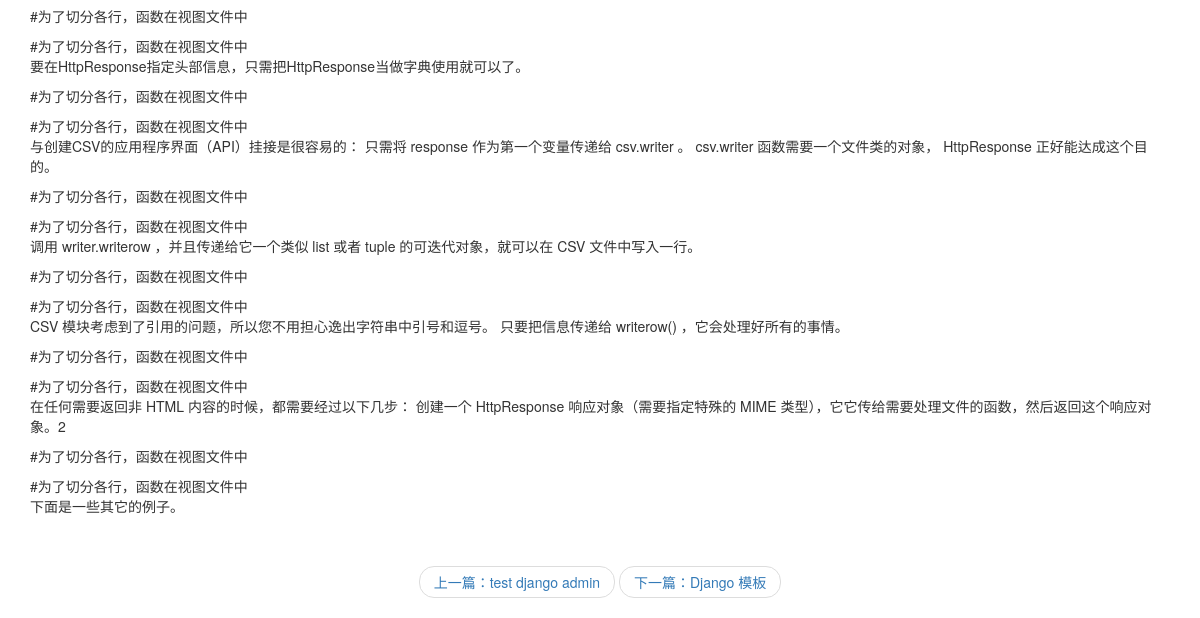
The page /blog/detail/3 (lower part) on the database as committed earlier.
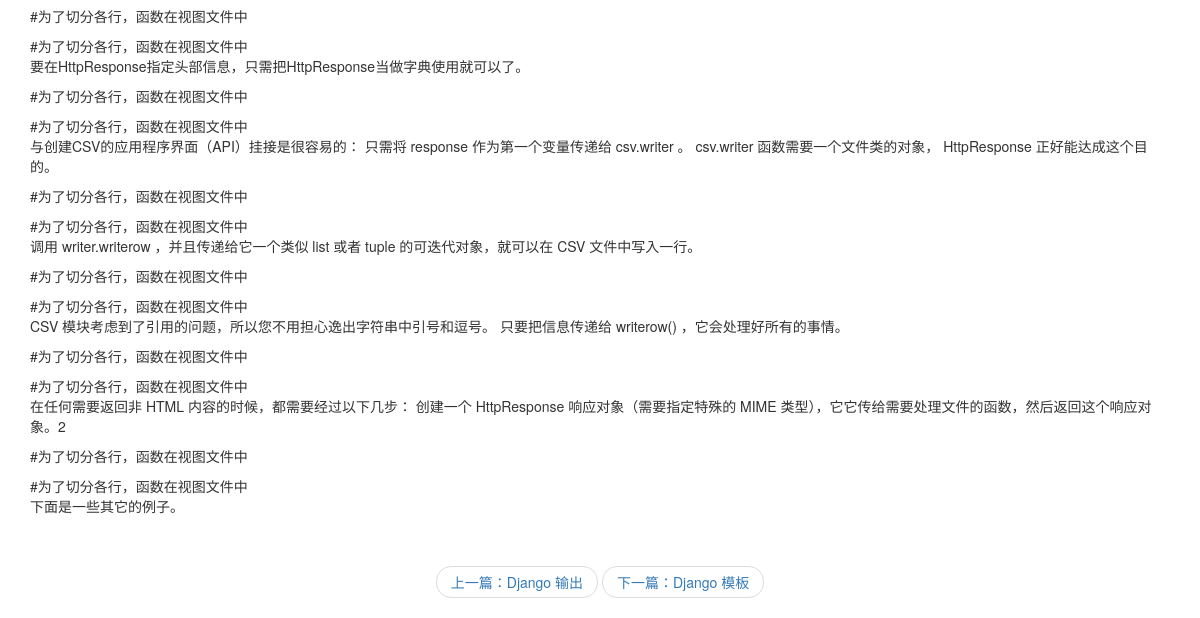
The same page on the database as committed later.
### blog/models.py (models this page shows, shortened)
class Article(models.Model):
    article_id = models.AutoField(primary_key=True)
    title = models.TextField(default ='')
    brief_content = models.TextField()
    content = models.TextField()
    publish_date = models.DateTimeField(auto_now=True)

### blog/views.py (the view)
# urls.py: path('detail/<int:article_id>', blog.views.get_detail_page),
def get_detail_page(request,article_id):
    all_article = Article.objects.all()
    curr_article = None
    previous_index = 0  #int 用0来初始化
    next_index = 0
    previous_article = None     #变量用None来初始化
    next_article = None
    for index , article in enumerate(all_article):      #迭代
        if index == 0:
            previous_index=0
            next_index = index+1
        elif index == len(all_article) -1:
            next_index=index
            previous_index=index-1
        else:
            previous_index=index-1
            next_index=index+1
        if article.article_id == article_id:
            curr_article = article
            previous_article = all_article[previous_index]
            next_article = all_article[next_index]
            break
    section_list = curr_article.content.split('\n')     #文章内容按空行切分开（按跨行符切分成一个列表）
    return render(request, 'blog/detail.html',        #render：把模板系统和数据进行渲染和返回到 blog/detail.html
                  {
                      'curr_article' : curr_article,    #字典，传入标题到detail.html
                      'section_list' : section_list,    #把它作为变量传入模板系统里，传分段内容
                      'previous_article': previous_article ,
                      'next_article': next_article ,
                  }
                  )

### blog/templates/blog/detail.html (shortened to what this page needs)
<!DOCTYPE html>
<html lang="en">
<head>
    <link rel="stylesheet" href="https://cdn.jsdelivr.net/npm/bootstrap@3.3.7/dist/css/bootstrap.min.css">
</head>
<body>
<div class="container body-main">
　　　　　　<div>
                {% for section in section_list %}       #为了切分各行，函数在视图文件中
                <p>{{ section }}</p>
                {% endfor %}
　　　　　　</div>
</div>
<div>
    <nav aria-label="...">
  <ul class="pager">
    <li><a href="/blog/detail/{{ previous_article.article_id }}">上一篇：{{ previous_article.title }}</a></li>
    <li><a href="/blog/detail/{{ next_article.article_id }}">下一篇：{{ next_article.title}}</a></li>
  </ul>
</nav>
</div>
</body>
</html>

Rows that differ between the two databases and show on the page:
removed Article: title "test django admin"
now on this page (row unchanged): Article: title "Django 输出"
